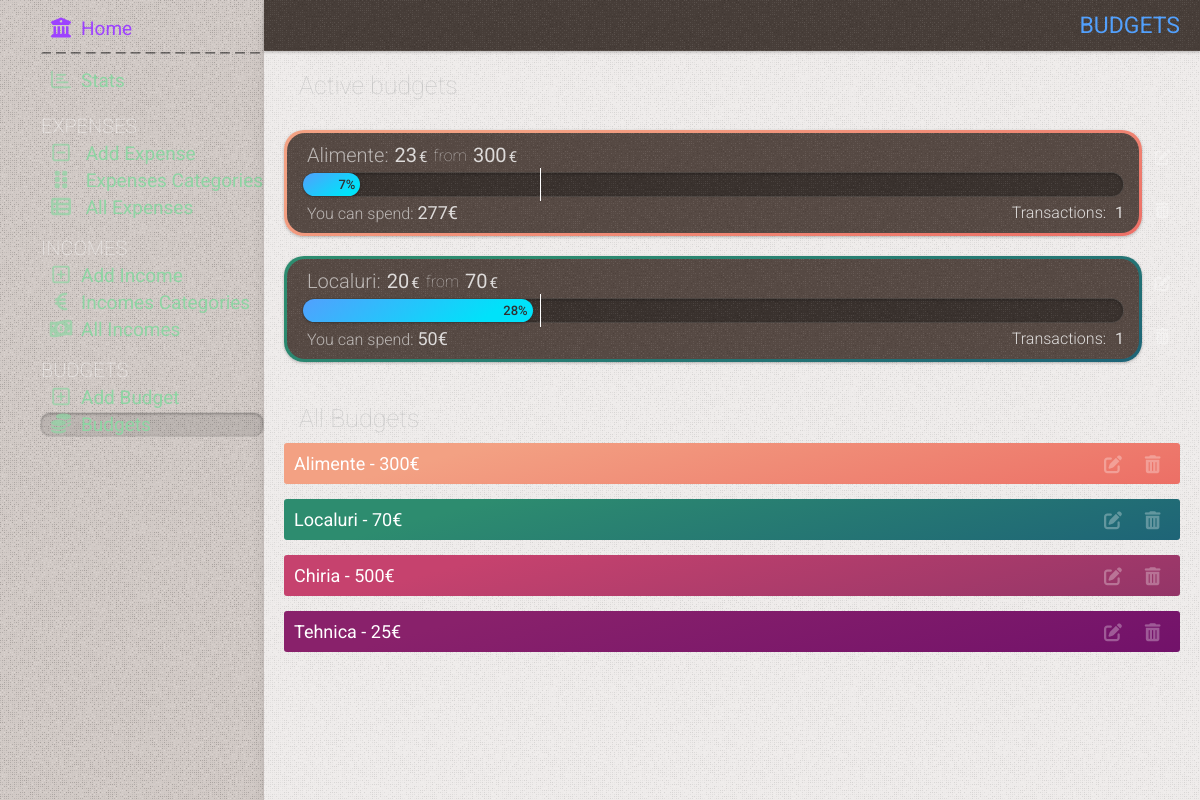
The page /budgets on the database as committed earlier.
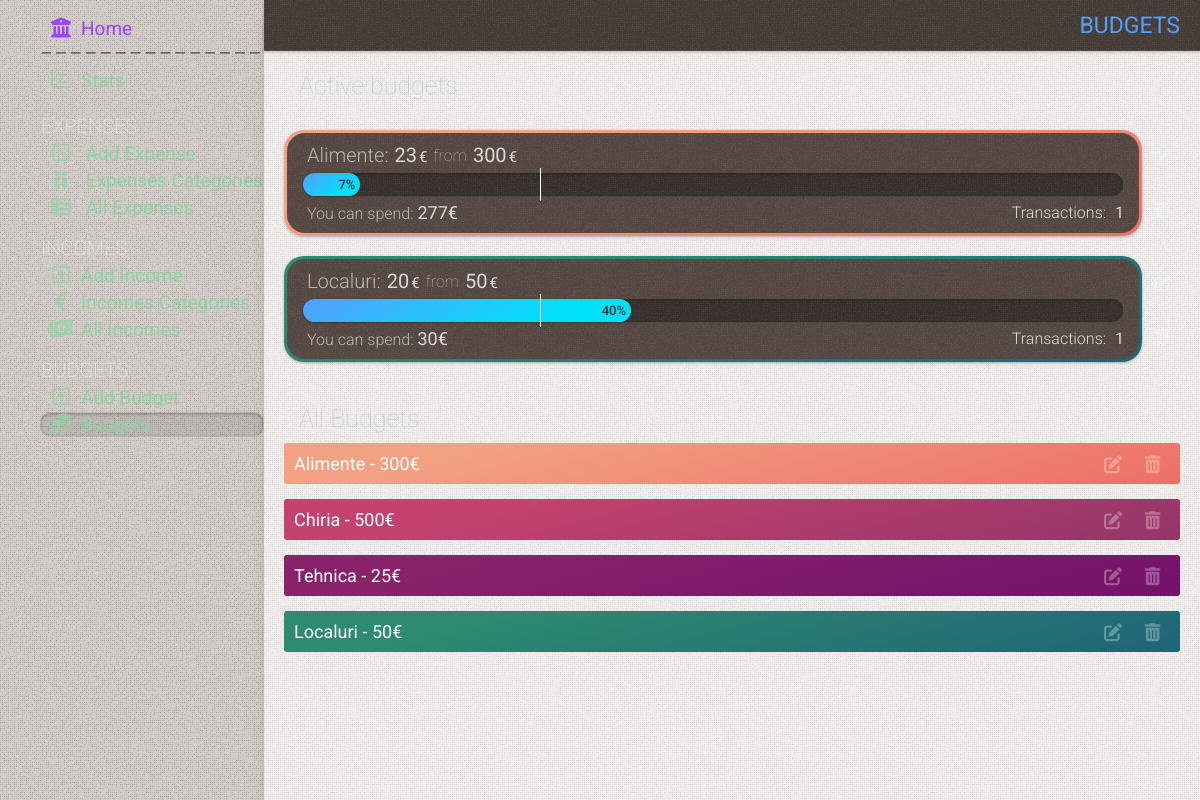
The same page on the database as committed later.
### tables this page shows
CREATE TABLE budget
(
    id       INTEGER PRIMARY KEY AUTOINCREMENT,
    amount   REAL    NOT NULL,
    category INTEGER NOT NULL

);

### app.py (the view)
@app.route('/budgets')
def budgets():
    conn = get_db_connection()
    budgets2 = conn.execute(
        "SELECT SUM(sum) as su, "
        "budget.id as bid, "
        "categories.name as categor, "
        "categories.color as color, "
        "budget.amount as amount, "
        "COUNT(sum) as cnt "
        "FROM  expenses "
        "LEFT JOIN categories on categories.id = expenses.category "
        "LEFT JOIN budget on categories.id = budget.category "
        "WHERE strftime('%m.%Y', date) = strftime('%m.%Y','now') and amount != '' "
        "GROUP BY bid"
    ).fetchall()
    all_budgets = conn.execute(
        "SELECT  "
        "budget.id as bid, "
        "categories.name as categor, "
        "categories.color as color, "
        "budget.amount as amount "
        "FROM budget "
        "LEFT JOIN categories on categories.id = budget.category "
        "GROUP BY bid"
    ).fetchall()
    conn.close()
    now = datetime.now()
    days_in_month = calendar.monthrange(now.year, now.month)[1]
    current_day = datetime.now().day
    return render_template('budgets.html', title='Budgets', budgets2=budgets2, all_budgets=all_budgets,
                           gradient='text-gradient-blue', days_in_month=days_in_month, current_day=current_day)

### app.py (called while the page is built)
def get_db_connection():
    conn = sqlite3.connect('static/database.db')
    conn.row_factory = sqlite3.Row
    return conn

### templates/budgets.html (shortened to what this page needs)
{% extends 'base.html' %} {% block content %}
	<div class="page_title {{ gradient }}" >
		<span >{% block title %} {{ title }} {% endblock %}</span >
	</div >
	<div class="content" >
		<div class=" cards flex-1 mx-auto" >
			<div class="subtitle2" >Active budgets</div >
			<div class="budgets " >
				{% for su, bid, categor, color, amount, cnt in budgets2 %}
					<div class="flex mt-20" >
						<div class="budget-wrap  {{ color }}" >
							<div class="budget-wrap-span" >
								{% set per = su * 100 / amount %}
								{% set today = current_day * 100 / days_in_month %}
								<div class="budget-header subtitle2" >
									<div class="budget-title" >{{ categor }}:</div >
									<div class="budget-su {% if per > 100 %} over{% endif %}
									{% if 75 < per < 100 %} startover{% endif %}" >{{ su|int }} <span >&euro;</span ></div >
									<div class="budget-from" >from</div >
									<div class="budget-amount" >{{ amount|int }}<span >&euro;</span ></div >
								</div >
								<div class="budget-progress" >
									<div class="progress
									" style="width:{{ per|int }}%" >{{ per|int }}%
									</div >
									<div class="budget-progress-hide" >
									</div >
								</div >
								<div class="flex items-center flex-wrap" >
									<div class="budget-can-spend mt-5 ml-5" >
										{% set remained = amount - su %}
										{% if remained > 0 %}You can spend: <strong >{{ remained|int }}&euro;</strong > {% endif %}
									</div >
									<div class="budget-transactions ml-auto" >Transactions: <strong > {{ cnt }}</strong ></div >
								</div >
							</div >
						</div >
						<div class="btns-ac" >
							<a class="btn-ac" href="/edit_budget/{{ bid }}" ><i class="fa-solid fa-pen-to-square" ></i ></a >
							<a class="btn-ac" href="/delete-budget/{{ bid }}" onclick="return confirm('Delete this budget?')" ><i
									class="fa-solid fa-trash-can" ></i ></a >
						</div >
					</div >
				{% endfor %}
			</div >
			<div class="subtitle2 mt-42" >All Budgets</div >
			<div class="all-budgets" >
				{% for bid, categor, color, amount in all_budgets %}
					<div class="all-budgets-item flex items-center {{ color }}" >
						{{ categor }} - {{ amount|int }}&euro;
						<div class="all-budgets-button ml-auto" >
							<a class="btn-ac" href="/edit_budget/{{ bid }}" ><i class="fa-solid fa-pen-to-square" ></i ></a >
							<a class="btn-ac" href="/delete-budget/{{ bid }}" onclick="return confirm('Delete this budget?')" ><i
									class="fa-solid fa-trash-can" ></i ></a >
						</div >
					</div >
				{% endfor %}
			</div >
		</div >
	</div >
{% endblock %}

### templates/base.html (shortened to what this page needs)
<!DOCTYPE html>
<html lang="en" class="dark-theme" >
<head >
	<link rel="stylesheet" href="{{ url_for('static', filename= 'css/splide.min.css') }}" />
	<link rel="stylesheet" href="https://cdnjs.cloudflare.com/ajax/libs/font-awesome/6.0.0-beta3/css/all.min.css" />
	<link rel="stylesheet" href="{{ url_for('static', filename= 'css/mmenu.css') }}" />
	<link rel="stylesheet" href="{{ url_for('static', filename= 'css/styles.css') }}" />
</head >
<body class="w-full flex flex-col" >
<div class="flex container w-full h-full flex-1" >
	<nav id="menu" >
		<ul class="list-menu" >
			<li {% if request.path == '/' %} class="active" {% endif %}>
				<a href="{{ url_for('index') }}" class="home-link" ><i class="fa-solid fa-bank" ></i >Home</a >
			</li >
			<li class="home-link-divider" ></li >
			<li class="list-stats {% if request.path == '/stats' %} active {% endif %}" ><a href="{{ url_for('stats') }}" ><i
					class="fa-regular fa-chart-bar" ></i >Stats</a >
			</li >
			<li class="list-title mt-20" ><span >Expenses</span >
			<li class="list-expense {% if request.path == '/add' %} active {% endif %}" ><a href="{{ url_for('add') }}" >
				<i class="fa fa-regular fa-square-minus" ></i >
				Add Expense</a >
			</li >
			<li class="list-expense {% if request.path == '/categories' or title == 'Edit Category' or title == 'Edit Subcategory' %} active {% endif %}" >
				<a href="{{ url_for('categories') }}" >
					<i class="fa fa-grip-vertical" ></i >
					Expenses Categories</a >
			</li >
			<li class="list-expense {% if request.path == '/all-expenses' or title == 'Edit Expense' %} active {% endif %}" >
				<a href="{{ url_for('all_expenses') }}" >
					<i class="fa fa-solid fa-table-list" ></i >
					All Expenses</a >
			</li >
			<li class="list-title" ><span >Incomes</span >
			<li class="list-income {% if request.path == '/add_income' %} active {% endif %}" ><a
					href="{{ url_for('add_income') }}" ><i class="fa fa-regular fa-square-plus" ></i >Add
																																														Income</a >
			</li >
			<li class="list-income {% if request.path == '/categories_income' or title == 'Edit Category Income' %} active {% endif %}" >
				<a href="{{ url_for('categories_income') }}" ><i class="fa fa-solid fa-euro-sign" ></i >Incomes
																																																Categories</a >
			</li >
			<li class="list-income {% if request.path == '/incomes' or title == 'Edit Income' %} active {% endif %}" ><a
					href="{{ url_for('incomes') }}" ><i class="fa fa-solid fa-money-bill-1-wave" ></i >All
																																														 Incomes</a >
			</li >
			<li class="list-title" ><span >Budgets</span >
			<li class="list-budget {% if request.path == '/add_budget' %} active {% endif %}" ><a
					href="{{ url_for('add_budget') }}" ><i class="fa fa-regular fa-square-plus" ></i >Add
																																														Budget</a >
			</li >
			<li class="list-budget {% if request.path == '/budgets' or title == 'Edit Budget' %} active {% endif %}" ><a
					href="{{ url_for('budgets') }}" ><i class="fa-solid fa-coins" ></i >Budgets</a ></li >
		</ul >
	</nav >
	<div class="right-container overflow--hidden flex-1 " >
		{% block content %} {% endblock %}
	</div >
</div >
<link rel="stylesheet" href="https://cdn.jsdelivr.net/npm/flatpickr/dist/flatpickr.min.css" >
</body >
</html >

### static/css/mmenu.css (style rules this page uses)
:root { --mm-line-height: 20px; --mm-listitem-size: 38px; --mm-navbar-size: 44px; --mm-offset-top: 0; --mm-offset-right: 0; --mm-offset-bottom: 0; --mm-offset-left: 0; --mm-color-border: rgba(0, 0, 0, 0.1); --mm-color-button: rgba(0, 0, 0, 0.3); --mm-color-text: rgba(0, 0, 0, 0.75); --mm-color-text-dimmed: rgba(0, 0, 0, 0.3); --mm-color-background: #f3f3f3; --mm-color-background-highlight: rgba(0, 0, 0, 0.05); --mm-color-background-emphasis: rgba(255, 255, 255, 0.4); --mm-shadow: 0 0 10px rgba(0, 0, 0, 0.3) }
:root { --mm-iconbar-size: 50px }
:root { --mm-iconpanel-size: 50px }
:root { --mm-sidebar-collapsed-size: 50px; --mm-sidebar-expanded-size: 440px }

Rows that differ between the two databases and show on the page:
removed budget: categor "Localuri", su "20", amount "70", per "28", remained "50", cnt "1"
added budget: categor "Localuri", su "20", amount "50", per "40", remained "30", cnt "1"
